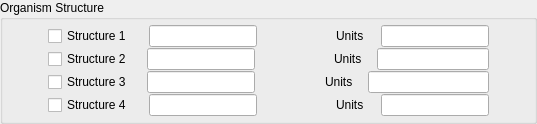
                <widget class="QGroupBox" name="groupBox_4">
                 <property name="title">
                  <string>Organism Structure</string>
                 </property>
                 <layout class="QHBoxLayout" name="horizontalLayout_31">
                  <property name="margin">
                   <number>5</number>
                  </property>
                  <item>
                   <layout class="QHBoxLayout" name="horizontalLayout_45">
                    <item>
                     <spacer name="horizontalSpacer_17">
                      <property name="orientation">
                       <enum>Qt::Horizontal</enum>
                      </property>
                      <property name="sizeHint" stdset="0">
                       <size>
                        <width>40</width>
                        <height>20</height>
                       </size>
                      </property>
                     </spacer>
                    </item>
                    <item>
                     <layout class="QGridLayout" name="gridLayout_5">
                      <property name="verticalSpacing">
                       <number>1</number>
                      </property>
                      <item row="0" column="0">
                       <layout class="QHBoxLayout" name="horizontalLayout_50">
                        <property name="spacing">
                         <number>9</number>
                        </property>
                        <item>
                         <layout class="QHBoxLayout" name="horizontalLayout_51">
                          <property name="spacing">
                           <number>17</number>
                          </property>
                          <item>
                           <widget class="QCheckBox" name="ckStructure1">
                            <property name="text">
                             <string>Structure 1</string>
                            </property>
                           </widget>
                          </item>
                          <item>
                           <widget class="QLineEdit" name="lnedStructure1"/>
                          </item>
                         </layout>
                        </item>
                        <item>
                         <spacer name="horizontalSpacer_19">
                          <property name="orientation">
                           <enum>Qt::Horizontal</enum>
                          </property>
                          <property name="sizeType">
                           <enum>QSizePolicy::Preferred</enum>
                          </property>
                          <property name="sizeHint" stdset="0">
                           <size>
                            <width>70</width>
                            <height>20</height>
                           </size>
                          </property>
                         </spacer>
                        </item>
                        <item>
                         <layout class="QHBoxLayout" name="horizontalLayout_52">
                          <property name="spacing">
                           <number>17</number>
                          </property>
                          <property name="rightMargin">
                           <number>0</number>
                          </property>
                          <item>
                           <widget class="QLabel" name="label_24">
                            <property name="text">
                             <string>Units</string>
                            </property>
                           </widget>
                          </item>
                          <item>
                           <widget class="QLineEdit" name="lnedStructureunits1"/>
                          </item>
                         </layout>
                        </item>
                       </layout>
                      </item>
                      <item row="1" column="0">
                       <layout class="QHBoxLayout" name="horizontalLayout_53">
                        <property name="spacing">
                         <number>9</number>
                        </property>
                        <item>
                         <layout class="QHBoxLayout" name="horizontalLayout_54">
                          <property name="spacing">
                           <number>15</number>
                          </property>
                          <item>
                           <widget class="QCheckBox" name="ckStructure2">
                            <property name="text">
                             <string>Structure 2</string>
                            </property>
                           </widget>
                          </item>
                          <item>
                           <widget class="QLineEdit" name="lnedStructure2"/>
                          </item>
                         </layout>
                        </item>
                        <item>
                         <spacer name="horizontalSpacer_25">
                          <property name="orientation">
                           <enum>Qt::Horizontal</enum>
                          </property>
                          <property name="sizeType">
                           <enum>QSizePolicy::Preferred</enum>
                          </property>
                          <property name="sizeHint" stdset="0">
                           <size>
                            <width>70</width>
                            <height>20</height>
                           </size>
                          </property>
                         </spacer>
                        </item>
                        <item>
                         <layout class="QHBoxLayout" name="horizontalLayout_55">
                          <property name="spacing">
                           <number>15</number>
                          </property>
                          <item>
                           <widget class="QLabel" name="label_28">
                            <property name="text">
                             <string>Units</string>
                            </property>
                           </widget>
                          </item>
                          <item>
                           <widget class="QLineEdit" name="lnedStructureunits2"/>
                          </item>
                         </layout>
                        </item>
                       </layout>
                      </item>
                      <item row="2" column="0">
                       <layout class="QHBoxLayout" name="horizontalLayout_56">
                        <item>
                         <layout class="QHBoxLayout" name="horizontalLayout_57">
                          <property name="spacing">
                           <number>15</number>
                          </property>
                          <item>
                           <widget class="QCheckBox" name="ckStructure3">
                            <property name="text">
                             <string>Structure 3</string>
                            </property>
                           </widget>
                          </item>
                          <item>
                           <widget class="QLineEdit" name="lnedStructure3"/>
                          </item>
                         </layout>
                        </item>
                        <item>
                         <spacer name="horizontalSpacer_26">
                          <property name="orientation">
                           <enum>Qt::Horizontal</enum>
                          </property>
                          <property name="sizeType">
                           <enum>QSizePolicy::Preferred</enum>
                          </property>
                          <property name="sizeHint" stdset="0">
                           <size>
                            <width>70</width>
                            <height>20</height>
                           </size>
                          </property>
                         </spacer>
                        </item>
                        <item>
                         <layout class="QHBoxLayout" name="horizontalLayout_58">
                          <property name="spacing">
                           <number>15</number>
                          </property>
                          <item>
                           <widget class="QLabel" name="label_29">
                            <property name="text">
                             <string>Units</string>
                            </property>
                           </widget>
                          </item>
                          <item>
                           <widget class="QLineEdit" name="lnedStructureunits3"/>
                          </item>
                         </layout>
                        </item>
                       </layout>
                      </item>
                      <item row="3" column="0">
                       <layout class="QHBoxLayout" name="horizontalLayout_28">
                        <property name="spacing">
                         <number>9</number>
                        </property>
                        <item>
                         <layout class="QHBoxLayout" name="horizontalLayout_32">
                          <property name="spacing">
                           <number>17</number>
                          </property>
                          <item>
                           <widget class="QCheckBox" name="ckStructure4">
                            <property name="text">
                             <string>Structure 4</string>
                            </property>
                           </widget>
                          </item>
                          <item>
                           <widget class="QLineEdit" name="lnedStructure4"/>
                          </item>
                         </layout>
                        </item>
                        <item>
                         <spacer name="horizontalSpacer_12">
                          <property name="orientation">
                           <enum>Qt::Horizontal</enum>
                          </property>
                          <property name="sizeType">
                           <enum>QSizePolicy::Preferred</enum>
                          </property>
                          <property name="sizeHint" stdset="0">
                           <size>
                            <width>70</width>
                            <height>20</height>
                           </size>
                          </property>
                         </spacer>
                        </item>
                        <item>
                         <layout class="QHBoxLayout" name="horizontalLayout_33">
                          <property name="spacing">
                           <number>17</number>
                          </property>
                          <property name="rightMargin">
                           <number>0</number>
                          </property>
                          <item>
                           <widget class="QLabel" name="label_21">
                            <property name="text">
                             <string>Units</string>
                            </property>
                           </widget>
                          </item>
                          <item>
                           <widget class="QLineEdit" name="lnedStructureunits4"/>
                          </item>
                         </layout>
                        </item>
                       </layout>
                      </item>
                     </layout>
                    </item>
                    <item>
                     <spacer name="horizontalSpacer_27">
                      <property name="orientation">
                       <enum>Qt::Horizontal</enum>
                      </property>
                      <property name="sizeHint" stdset="0">
                       <size>
                        <width>40</width>
                        <height>20</height>
                       </size>
                      </property>
                     </spacer>
                    </item>
                   </layout>
                  </item>
                 </layout>
                </widget>
